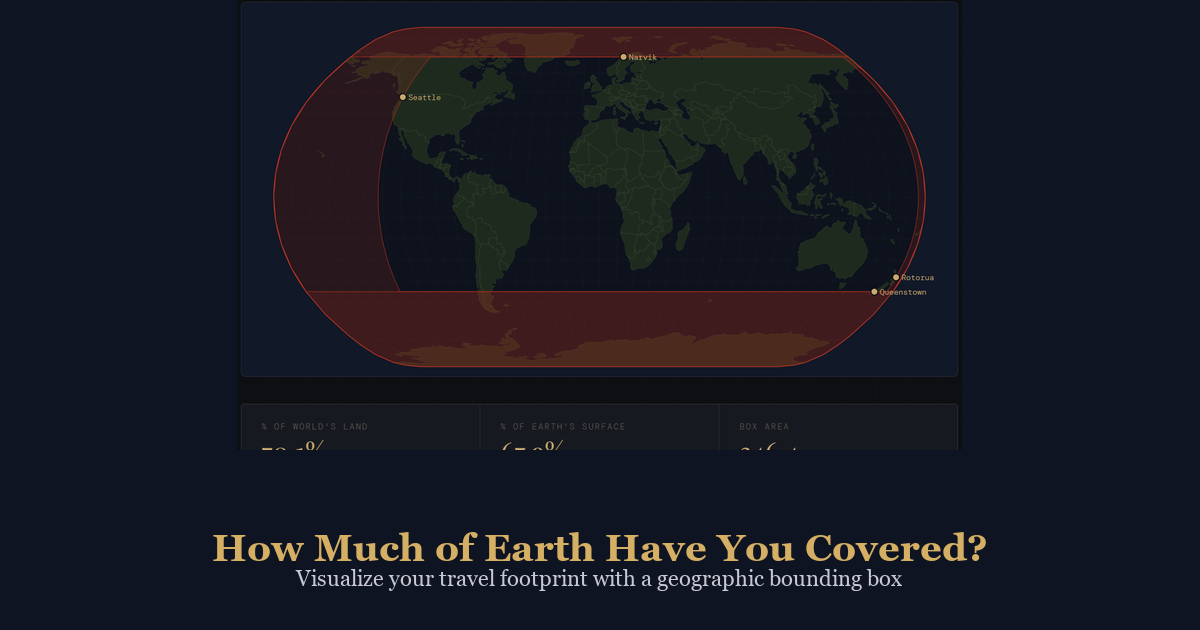
#> input picture preview.png, 1200 x 630 px, given in place of Screenshot 2026-04-15 194728.png, which was not available
$ python make_preview.py
#> lines starting #> are read from the running program, lines starting #| are printed output that depends on the picture; pictures that were not available may be replaced by others from this repository, and a replacement may not be noted
"""Generate social preview image (1200x630) from screenshot with title overlay."""
from PIL import Image, ImageDraw, ImageFont
import os

SCRIPT_DIR = os.path.dirname(os.path.abspath(__file__))
SRC = os.path.join(SCRIPT_DIR, "Screenshot 2026-04-15 194728.png")
OUT = os.path.join(SCRIPT_DIR, "preview.png")

OG_W, OG_H = 1200, 630
TITLE = "How Much of Earth Have You Covered?"
SUBTITLE = "Visualize your travel footprint with a geographic bounding box"
BG_COLOR = (15, 20, 35)       # dark navy matching site bg
OVERLAY_COLOR = (0, 0, 0, 170)  # semi-transparent black strip

img = Image.new("RGB", (OG_W, OG_H), BG_COLOR)
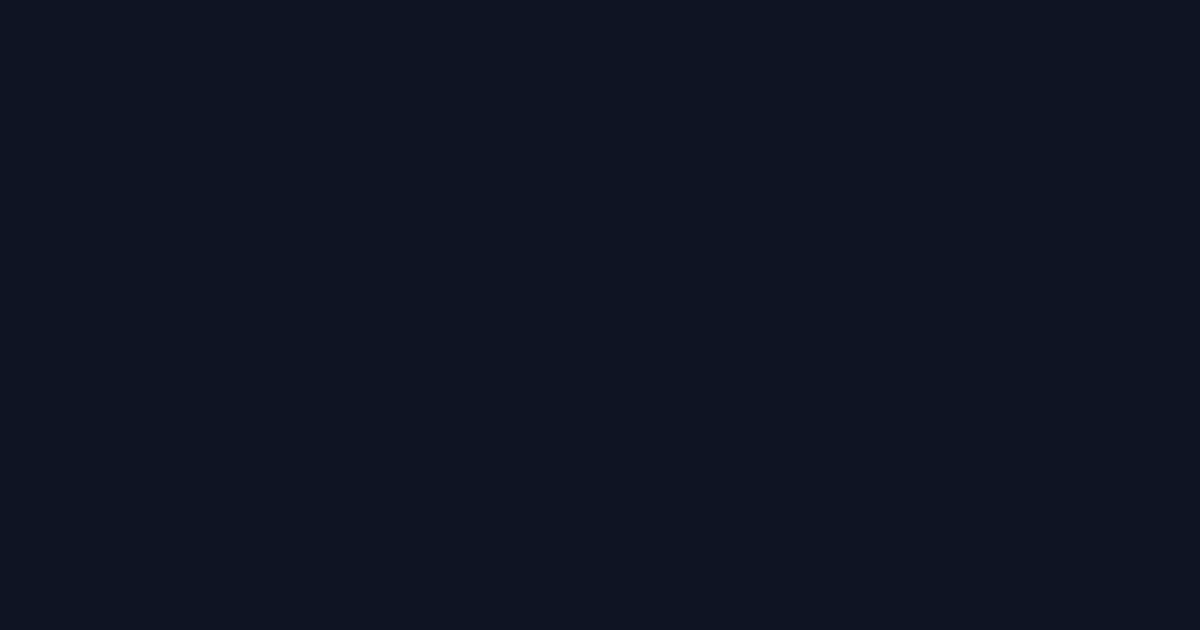
#> img: PIL image 1200x630 RGB; mean R, G, B 15, 20, 35

# Load and fit screenshot into the upper portion
src = Image.open(SRC).convert("RGB")
#> src is the input picture: PIL image 1200x630 RGB; mean R, G, B 23.9, 25, 34.7
src_w, src_h = src.size
#> src_w = 1200; src_h = 630

# We'll reserve ~110px at bottom for text, fit screenshot into rest
text_strip_h = 120
map_h = OG_H - text_strip_h
scale = min(OG_W / src_w, map_h / src_h)
#> scale = 0.81
new_w = int(src_w * scale)
#> new_w = 971
new_h = int(src_h * scale)
#> new_h = 510
src_resized = src.resize((new_w, new_h), Image.LANCZOS)

# Center horizontally, align to top
x_off = (OG_W - new_w) // 2
#> x_off = 114
img.paste(src_resized, (x_off, 0))
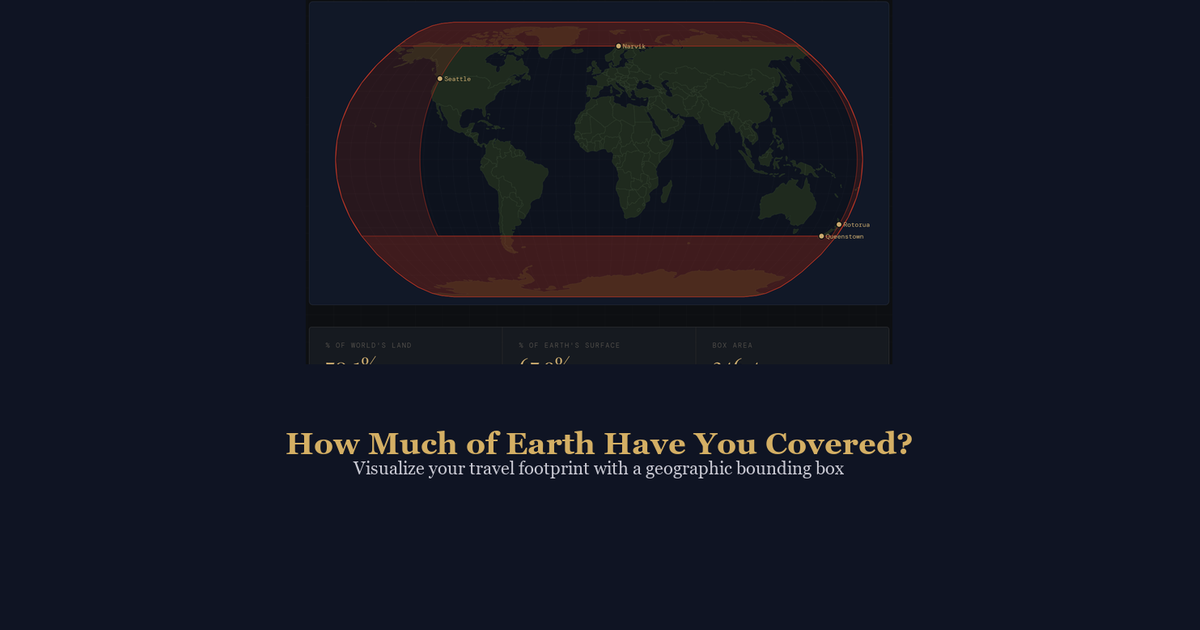
#> img: PIL image 1200x630 RGB; mean R, G, B 20.8, 23.3, 34.8

# Dark gradient strip at bottom
draw = ImageDraw.Draw(img)
# Gradient: fade the bottom edge of the screenshot into the bg color
for i in range(60):
    alpha = int(255 * (i / 60) ** 1.5)
    y = new_h - 60 + i
    if 0 <= y < OG_H:
        draw.rectangle([(0, y), (OG_W, y)], fill=(*BG_COLOR, alpha))

# Solid text area
draw.rectangle([(0, OG_H - text_strip_h), (OG_W, OG_H)], fill=BG_COLOR)

# --- Fonts ---
# Try to load a nice font, fall back to default
def load_font(size, bold=False):
#> called with size = 38, bold = True
    candidates = [
        "C:/Windows/Fonts/georgiab.ttf" if bold else "C:/Windows/Fonts/georgia.ttf",
        "C:/Windows/Fonts/times.ttf",
        "C:/Windows/Fonts/arial.ttf",
    ]
    for path in candidates:
        if os.path.exists(path):
            try:
                return ImageFont.truetype(path, size)
            except Exception:
                pass
    return ImageFont.load_default()

font_title = load_font(38, bold=True)
font_sub   = load_font(22, bold=False)

GOLD  = (212, 175, 100)
LIGHT = (200, 200, 210)

# Draw title
title_bbox = draw.textbbox((0, 0), TITLE, font=font_title)
#> title_bbox = (0, 1, 179, 10)
title_w = title_bbox[2] - title_bbox[0]
#> title_w = 179
tx = (OG_W - title_w) // 2
#> tx = 510
ty = OG_H - text_strip_h + 16
draw.text((tx, ty), TITLE, font=font_title, fill=GOLD)

# Draw subtitle
sub_bbox = draw.textbbox((0, 0), SUBTITLE, font=font_sub)
#> sub_bbox = (0, 1, 287, 12)
sub_w = sub_bbox[2] - sub_bbox[0]
#> sub_w = 287
sx = (OG_W - sub_w) // 2
#> sx = 456
sy = ty + (title_bbox[3] - title_bbox[1]) + 10
#> sy = 545
draw.text((sx, sy), SUBTITLE, font=font_sub, fill=LIGHT)

img.save(OUT, "PNG", optimize=True)
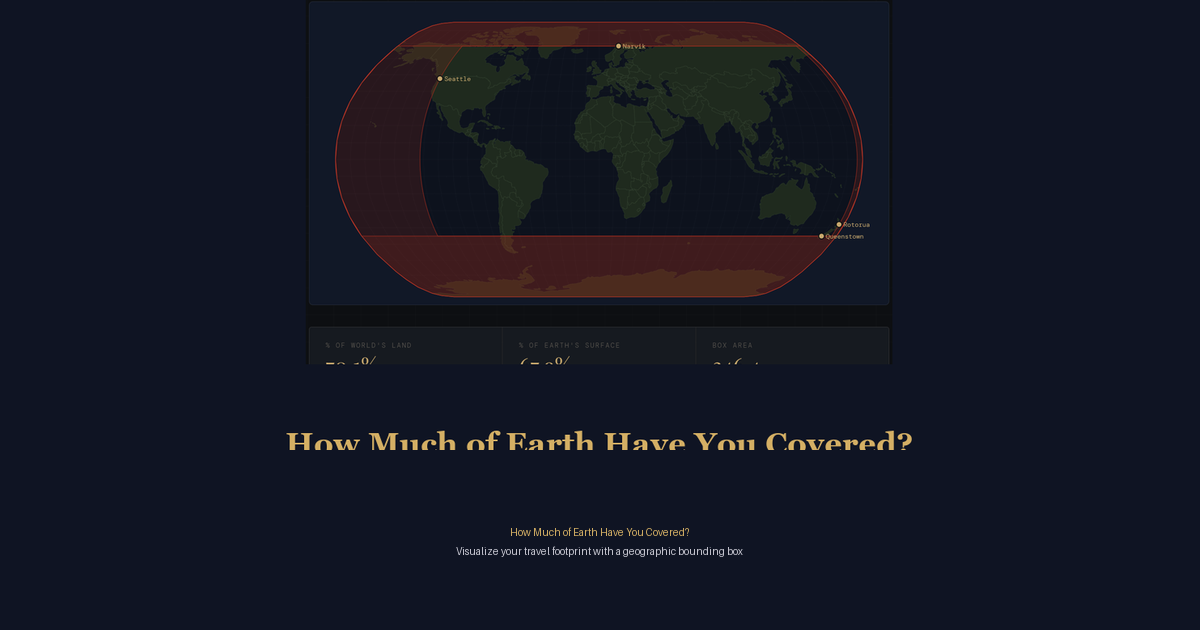
#> saved as preview.png: PIL image 1200x630 RGB; mean R, G, B 20.3, 22.9, 34.5
print(f"Saved {OUT}  ({OG_W}x{OG_H})")
